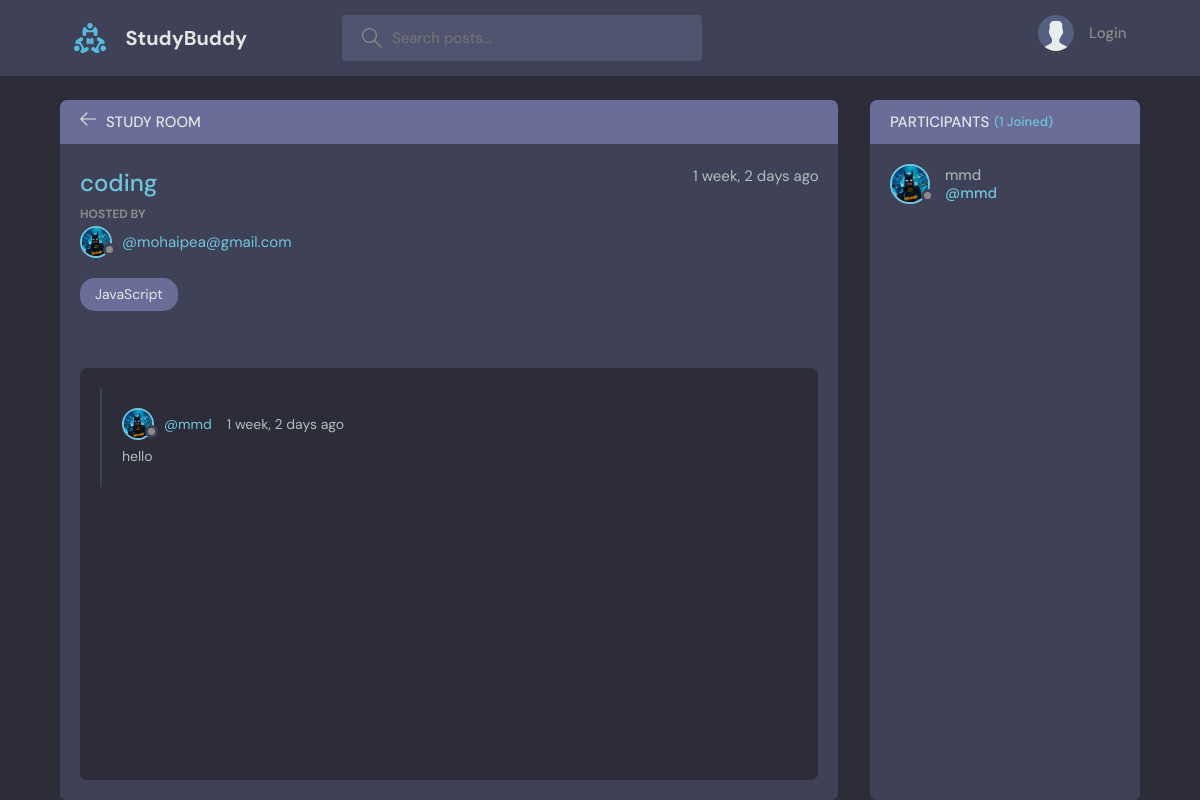
The app's page /room/2 with its own data.
### base/models.py (models this page shows, shortened)
class Room(models.Model):
    host = models.ForeignKey(User, on_delete=models.SET_NULL, null=True)
    topic = models.ForeignKey(Topic, on_delete=models.SET_NULL, null=True)
    name = models.CharField(max_length=200)
    description = models.TextField(null=True, blank=True)
    participants = models.ManyToManyField(User, related_name='participants', blank=True)
    updated = models.DateTimeField(auto_now=True)
    created = models.DateTimeField(auto_now_add=True)
    class Meta:
        ordering = ['-updated', '-created']

class User(AbstractUser):
    name = models.CharField(max_length=200, null=True)
    email = models.EmailField(unique=True, null=True)
    bio = models.TextField(null=True)
    avatar = models.ImageField(null=True, default='avatar.svg')
    USERNAME_FIELD = 'email'
    REQUIRED_FIELDS = []

class Topic(models.Model):
    name = models.CharField(max_length=100)

class Messages(models.Model):
    user = models.ForeignKey(User, on_delete=models.CASCADE)
    room = models.ForeignKey(Room, on_delete=models.CASCADE)
    body = models.TextField()
    updated = models.DateTimeField(auto_now=True)
    created = models.DateTimeField(auto_now_add=True)
    class Meta:
        ordering = ['-updated', '-created']

### base/views.py (the view, shortened to what this page needs)
# urls.py: path('room/<str:pk>', views.room, name='room'),
def room(request, pk):
    room = Room.objects.get(id=pk)
    room_messages = room.messages_set.all().order_by('-created')
    participants = room.participants.all()
    context = {'room': room, 'room_messages': room_messages, 'participants': participants}
    return render(request, 'base/room.html', context)

### base/templates/base/room.html (shortened to what this page needs)
{% extends 'main.html' %}
{% block content %}
    <main class="profile-page layout layout--2">
      <div class="container">
        <div class="room">
          <div class="room__top">
            <div class="room__topLeft">
              <a href="{% url 'home' %}">
                <svg version="1.1" xmlns="http://www.w3.org/2000/svg" width="32" height="32" viewBox="0 0 32 32">
                  <title>arrow-left</title>
                  <path
                    d="M13.723 2.286l-13.723 13.714 13.719 13.714 1.616-1.611-10.96-10.96h27.625v-2.286h-27.625l10.965-10.965-1.616-1.607z"
                  ></path>
                </svg>
              </a>
              <h3>Study Room</h3>
            </div>
          </div>
          <div class="room__box scroll">
            <div class="room__header scroll">
              <div class="room__info">
                <h3>{{room.name}}</h3>
                <span>{{room.created|timesince}} ago</span>
              </div>
              <div class="room__hosted">
                <p>Hosted By</p>
                <a href="{% url 'user-profile' room.host.id %}" class="room__author">
                  <div class="avatar avatar--small">
                    <img src="{{room.host.avatar.url}}" />
                  </div>
                  <span>@{{room.host}}</span>
                </a>
              </div>
              <span class="room__topics">{{room.topic.name}}</span>
            </div>
            <div class="room__conversation">
              <div class="threads scroll">
                {% for message in room_messages %}
                <div class="thread">
                  <div class="thread__top">
                    <div class="thread__author">
                      <a href="{% url 'user-profile' message.user.id %}" class="thread__authorInfo">
                        <div class="avatar avatar--small">
                          <img src="{{message.user.avatar.url}}" />
                        </div>
                        <span>@{{message.user.username}}</span>
                      </a>
                      <span class="thread__date">{{message.created|timesince}} ago</span>
                    </div>
                  </div>
                  <div class="thread__details">
                    {{message.body}}
                  </div>
                </div>
                {% endfor %}
              </div>
            </div>
          </div>
          <div class="room__message">
          </div>
        </div>
        <div class="participants">
          <h3 class="participants__top">Participants <span>({{participants.count}} Joined)</span></h3>
          <div class="participants__list scroll">
            {% for user in participants %}
            <a href="{% url 'user-profile' user.id %}" class="participant">
              <div class="avatar avatar--medium">
                <img src="{{user.avatar.url}}" />
              </div>
              <p>
                {{user.username}}
                <span>@{{user.username}}</span>
              </p>
            </a>
            {% endfor %}
          </div>
        </div>
      </div>
    </main>
{% endblock %}

### templates/main.html (shortened to what this page needs)
<!DOCTYPE html>
{% load static %}
<html lang="en">
<head>
    <link rel="stylesheet" href="{% static 'style/style.css' %}"/>
    <link rel="stylesheet" href="{% static 'style/main.css' %}"/>
</head>
<body>
<header class="header header--loggedIn">
    <div class="container">
        <a href="{% url 'home' %}" class="header__logo">
            <img src="{% static 'images/logo.svg' %}"/>
            <h1>StudyBuddy</h1>
        </a>
        <form method="GET" action="{% url 'home' %}" class="header__search">
            <label>
                <input name="q" placeholder="Search posts..."/>
            </label>
        </form>
        <nav class="header__menu">
            {% if request.user.is_authenticated %}
            <div class="header__user">
                <a href="{% url 'user-profile' user.id %}">
                    <div class="avatar avatar--medium active">
                        <img src="{{ user.avatar.url }}"/>
                    </div>
                    <p>{{request.user.username}} <span>@{{request.user.username}}</span></p>
                </a>
                <button class="dropdown-button">
                    <svg version="1.1" xmlns="http://www.w3.org/2000/svg" width="32" height="32" viewBox="0 0 32 32">
                        <title>chevron-down</title>
                        <path d="M16 21l-13-13h-3l16 16 16-16h-3l-13 13z"></path>
                    </svg>
                </button>
            </div>
            {% else %}
            <a href="{% url 'login' %}">
              <img src="{% static 'images/avatar.svg' %}" />
              <p>Login</p>
            </a>
            {% endif %}
        </nav>
    </div>
</header>
{% block content %}
{% endblock %}
</body>
</html>

### records on screen
Room: name "coding", created "1 week, 2 days", host.avatar (picture), host "mohaipea@gmail.com", topic.name "JavaScript"
Messages: user.avatar (picture), user.username "mmd", created "1 week, 2 days", body "hello"
User: avatar (picture), username "mmd"

### other values on screen
{{ participants.count }} "1"
